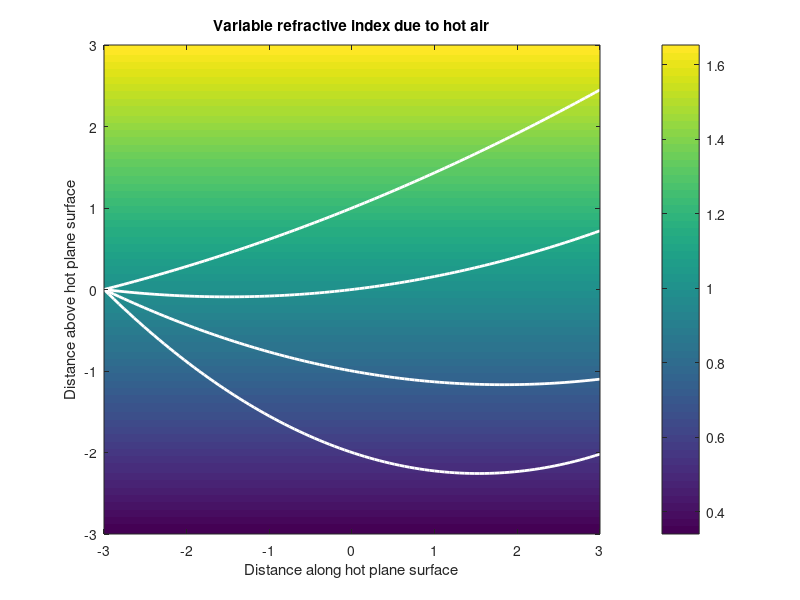

Write the MATLAB code that produced this figure.
% MIRAGE Effect
u = linspace(-3, 3, 100);
[x, y] = meshgrid(u, u);
k = [0.22 0.1 0.08 0.05]';
y0 = [-2 -1 0 1]';
% c0 = [-0.002 0 0.002 0.004 ]';
c0 = 1.5.*k + y0./3;
n0 = 1;
n = n0.*(1 + k(1).*y);
f = @(j) (k/2).*j.^2 + c0.*j + y0;
figure;
box on;
hold on;
contourf(x, y, n, 200, 'LineColor', 'None');
colorbar;
plot(u, f(u), 'w', 'LineWidth', 2);
hold off;
l = 3;
axis([-l l -l l]);
xlabel('Distance along hot plane surface');
ylabel('Distance above hot plane surface');
title('Variable refractive index due to hot air');